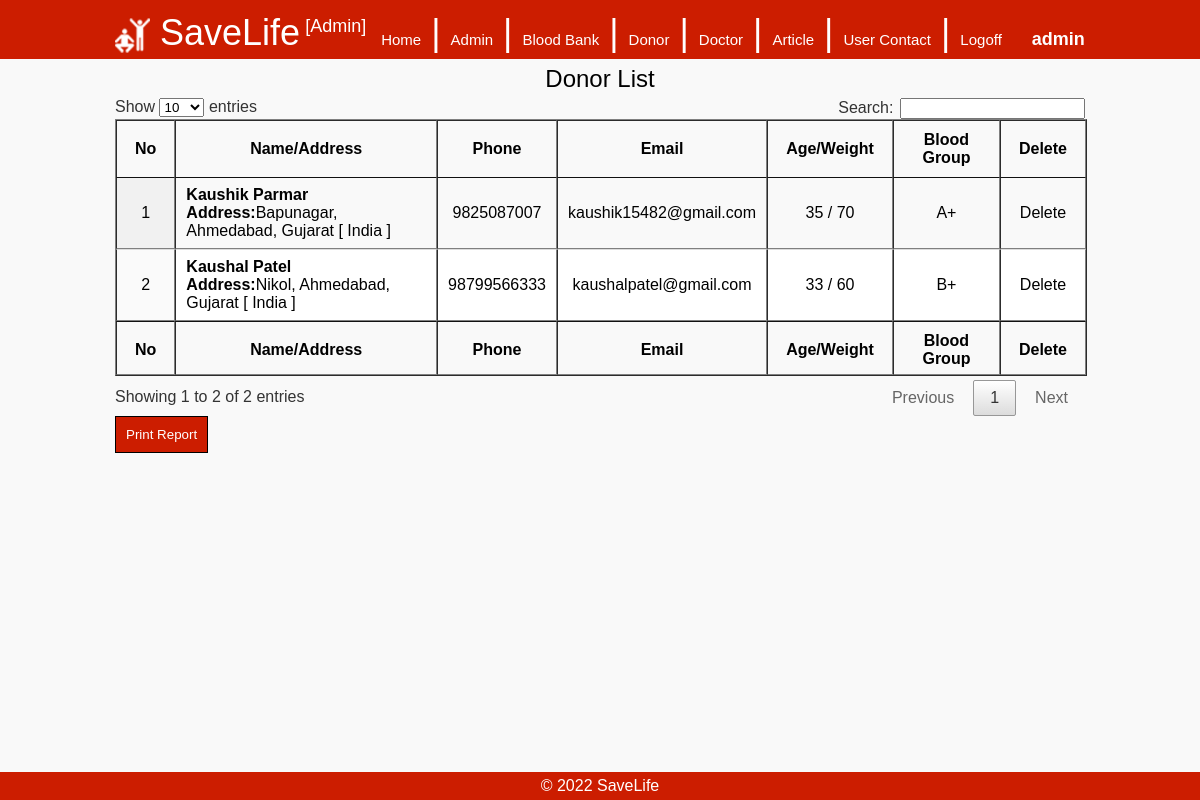
The app's page /admin/donor.php (signed in) with its own data.
### tables this page shows
CREATE TABLE `donor_master` (
  `ID` int(5) NOT NULL,
  `BloodBankID` int(5) NOT NULL DEFAULT '0',
  `Name` varchar(30) NOT NULL,
  `Address` varchar(200) NOT NULL,
  `City` varchar(25) NOT NULL,
  `State` varchar(25) NOT NULL,
  `Country` varchar(25) NOT NULL,
  `Phone` varchar(30) NOT NULL,
  `Email` varchar(50) NOT NULL,
  `Age` int(3) NOT NULL,
  `Weight` int(3) NOT NULL,
  `BloodGroup` varchar(10) NOT NULL,
  `UpdateCode` varchar(50) NOT NULL,
  `RegisterDate` timestamp NOT NULL DEFAULT CURRENT_TIMESTAMP,
  `Status` int(1) NOT NULL DEFAULT '1'
);

### admin/donor.php (the view, shortened to what this page needs)
<!DOCTYPE html>
<html lang="en">
<head>
<?php
		include('includes/css_js.php');
?>
</head>
<body>
<div class="container">
    <?php
		include('includes/header.php');
	?>
    <div class="main">
	<div class="head">Donor List</div>
    <?php
	include("../includes/db.php");
	$query = "select * from donor_master";
	$result = $con->query($query);
	if($result->num_rows>0)
	{
		$no=0;
		$tbl = '<table id="bb_list" class="display" width="100%" border="1px" cellspacing="0px" cellpadding="5px">';
		$tbl .= '<thead><tr><th>No</th><th>Name/Address</th><th>Phone</th><th>Email</th><th>Age/Weight</th><th>Blood Group</th><th>Delete</th></tr></thead>';
		$tbl .= '<tfoot><tr><th>No</th><th>Name/Address</th><th>Phone</th><th>Email</th><th>Age/Weight</th><th>Blood Group</th><th>Delete</th></tr></tfoot><tbody>';
		while($row = $result->fetch_row())
		{
			$no++;
			$tbl .= '<tr>';
			$tbl .= '<td align="center">' . $no . '</td>';
			$tbl .= '<td><b>' . $row[2] . '</b><br>';
			$tbl .= '<b>Address:</b>' . $row[3] . ', ' . $row[4] . ', ' . $row[5] . ' [ ' . $row[6] . ' ]</td>';
			$tbl .= '<td align="center">' . $row[7] . '</td>';
			$tbl .= '<td align="center">' . $row[8] . '</td>';
			$tbl .= '<td align="center">' . $row[9] . ' / ' . $row[10]  .  '</td>';
			$tbl .= '<td align="center">' . $row[11] . '</td>';
			$tbl .= '<td align="center"><a href="delete_donor.php?id=' . $row[0] . '&update_code=' . $row[12] . '">Delete</a></td>';
			$tbl .= '</tr>';
		}
		$tbl .= '</table><input class="btn" type="button" value="Print Report" onclick="print_report()">';
		echo $tbl;
	}
	else
	{
		echo '<p align="center">No Doctor Registered</p>';
	}
	?>
    </div>
    <?php
		include('includes/footer.php');
	?>
</div>
</body>
</html>

### css/style.css (style rules this page uses)
body { margin:0px; background-color:#f9f9f9; font-family: Arial, Helvetica, sans-serif; }
a { color:#000; text-decoration:none; }
.container { width:100%; margin-top:55px; }
.main { padding:5px; margin:auto; width:970px; margin-bottom:50px; }
.head { font-size:24px; text-align:center; padding:5px; }
.btn { background-color:#CC1D00; color:#FFF; border:solid 1px #000; padding:10px 10px 10px 10px; }

### records on screen
donor_master: Name "Kaushik Parmar", Address "Bapunagar", City "Ahmedabad", State "Gujarat", Country "India", Phone "9825087007", Email "kaushik15482@gmail.com", Age "35", Weight "70", BloodGroup "A+"
donor_master: Name "Kaushal Patel", Address "Nikol", City "Ahmedabad", State "Gujarat", Country "India", Phone "98799566333", Email "kaushalpatel@gmail.com", Age "33", Weight "60", BloodGroup "B+"

### other values on screen
$title "SaveLife"
$_SESSION['username'] "admin"
